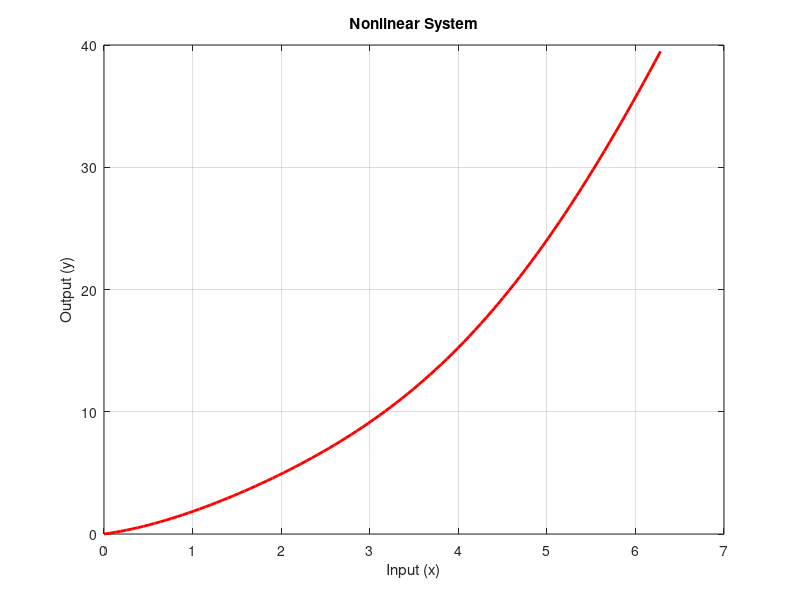

Write the MATLAB code that produced this figure.
% Define a nonlinear system: y = x^2 + sin(x)

% Input
x = linspace(0, 2*pi, 100);  % Create a range of input values

% Implement the nonlinear system
y = x.^2 + sin(x);

% Plot the input and output signals
plot(x, y, 'r', 'LineWidth', 2);
xlabel('Input (x)');
ylabel('Output (y)');
title('Nonlinear System');
grid on;

